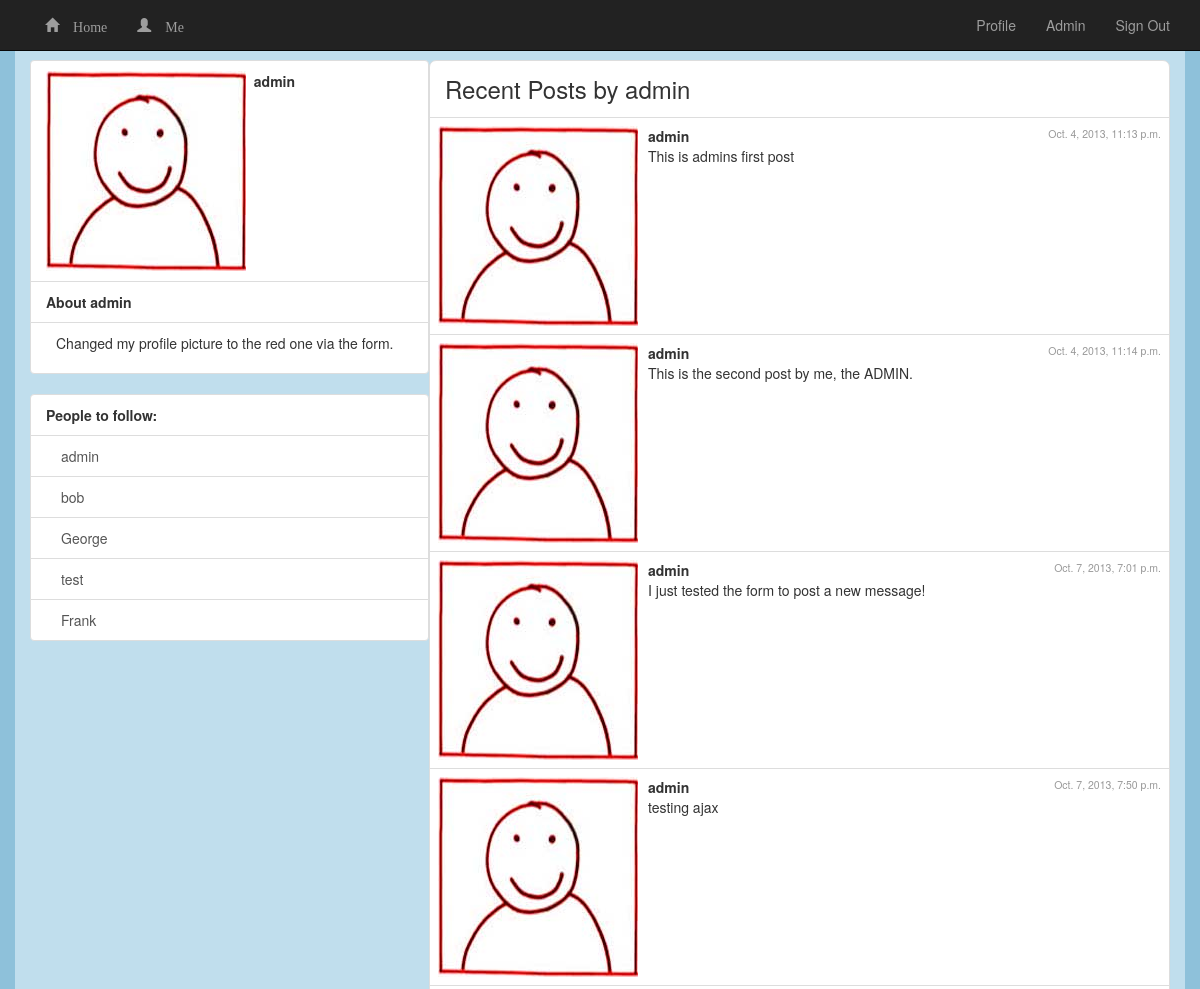
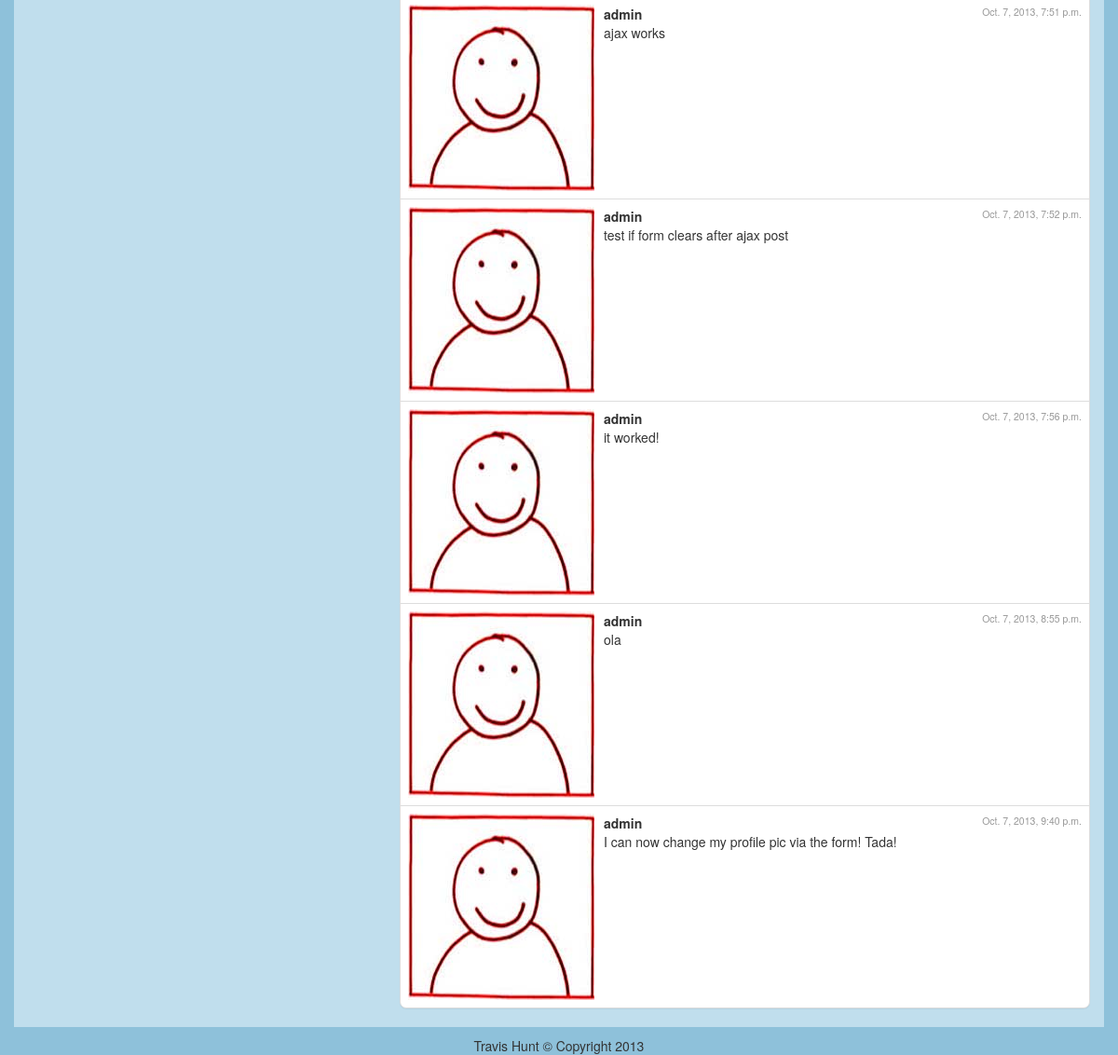
Screenshot of /detail/1/ (signed in) with the database file from the repository (2 pictures, top to bottom).
### microblog/models.py (models this page shows)
class Profile(models.Model):
	user = models.ForeignKey(User)
	bio = models.TextField()
	pic = ImageField(upload_to='profile_pictures/')
	following = models.ManyToManyField('Profile', blank=True, null=True)
	def __unicode__(self):
		return self.user.username

class Post(models.Model):
	profile = models.ForeignKey(Profile)
	message = models.CharField(max_length=140)
	pub_date = models.DateTimeField(auto_now_add=True)
	def __unicode__(self):
		return self.message

### microblog/views.py (the view)
# urls.py: url(r'^detail/(?P<user>\d+)/$', views.detail, name='detail'),
@login_required
def detail(request, user):
	latestPosts = Post.objects.all().filter(profile=user)
	profile = get_object_or_404(Profile, user=user)
	context = {
		'profile': profile,
		'latestPosts': latestPosts,
	}
	return render(request, 'microblog/detail.html', context)

### microblog/templatetags/follow.py (called while the page is built)
@register.inclusion_tag('microblog/follow.html', takes_context = True)
def listProfiles(context):
	profileList = Profile.objects.all()
	profiles = []
	for profile in profileList:
		profiles.append(profile)
	return {'profiles': profiles}

### microblog/templates/microblog/detail.html (shortened to what this page needs)
{% extends 'base.html' %}
{% load thumbnail %}
{% load follow %}
{% block content %}
	<table cellpadding="5" width="100%">
		<tr>
			<td valign="top" width="35%">
				<div class="list-group">
					<div class="list-group-item">
						<div class="clearfix">
							<div class="pull-left">
							{% thumbnail profile.pic "50x50" crop="bottom" as image %}
								<img src="{{ image.url }}" width="{{ image.width }}" height="{{ image.height }}">
							{% empty %}
								<img src="/media/profile_pictures/generic-profile-pic.jpg" width="50" height="50" />
							{% endthumbnail %}
							</div>
							<div class="pull-left">
								<strong> &nbsp; {{ profile.user }}</strong>
							</div>
						</div>
					</div>
					<div class="list-group-item">
						<strong>About {{ profile.user }}</strong>
					</div>
					<div class="list-group-item">
						<p style="margin-left: 10px">
							{{ profile.bio }}
						</p>
					</div>
				</div>
				{% listProfiles %}
			</td>
			<td valign="top">
				<div class="panel panel-default">
					<div class="panel-body">
						<h3>Recent Posts by {{ profile.user }}</h3>
					</div>
					<table class="table">
{% for post in latestPosts %}
	<tr>
		<td>
			<div class="clearfix">
				<div class="pull-left">
					{% thumbnail post.profile.pic "50x50" crop="center" as image %}
						<img src="{{ image.url }}">
					{% empty %}
						<img src="/media/profile_pictures/generic-profile-pic.jpg" width="50" height="50" />
					{% endthumbnail %}
				</div>
				<div class="pull-left" style="padding-left: 10px">
					<div>
						<strong>{{ post.profile.user }}</strong>
					</div>
					<div>
						{{ post }}
					</div>
				</div>
				<div class="pull-right">
					<span style="color: #999999; font-size: .75em;" class="pull-right">{{ post.pub_date }}</span>
				</div>
			</div>
		</td>
	</tr>
{% endfor %}
					</table>
				</div>
			</td>
		</tr>
	</table>
{% endblock %}

### microblog/templates/microblog/follow.html
<div class="list-group">
	<div class="list-group-item">
		<strong>People to follow:</strong>
	</div>
{% for profile in profiles %}
<a style="padding-left: 30px" class="list-group-item" href="{% url 'microblog:follow' profile.id %}">{{ profile }}</a>
{% endfor %}
</div>

### TwitterClone/templates/base.html (style rules this page uses)
body { padding: 50px 0 0 0; margin: 0; background-color: #8ec1da; }
.panel { -webkit-border-radius: 7px; -moz-border-radius: 7px; border-radius: 7px; }
.panel-body h3 { margin: 0; padding: 0; }

### rows the page displays
Profile: user "admin", bio "Changed my profile picture to the red one via the form.", user.username "admin"
Profile: user.username "bob"
Profile: user.username "George"
Profile: user.username "test"
Profile: user.username "Frank"
Post: profile.user "admin", message "This is admins first post", pub_date "Oct. 4, 2013, 11:13 p.m."
Post: profile.user "admin", message "This is the second post by me, the ADMIN.", pub_date "Oct. 4, 2013, 11:14 p.m."
Post: profile.user "admin", message "I just tested the form to post a new message!", pub_date "Oct. 7, 2013, 7:01 p.m."
Post: profile.user "admin", message "testing ajax", pub_date "Oct. 7, 2013, 7:50 p.m."
Post: profile.user "admin", message "ajax works", pub_date "Oct. 7, 2013, 7:51 p.m."
Post: profile.user "admin", message "test if form clears after ajax post", pub_date "Oct. 7, 2013, 7:52 p.m."
Post: profile.user "admin", message "it worked!", pub_date "Oct. 7, 2013, 7:56 p.m."
Post: profile.user "admin", message "ola", pub_date "Oct. 7, 2013, 8:55 p.m."
Post: profile.user "admin", message "I can now change my profile pic via the form! Tada!", pub_date "Oct. 7, 2013, 9:40 p.m."
